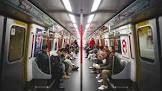
#> input picture data/raw/Public transportation_7.jpg, 162 x 91 px; its folder holds only this picture in this run
$ jupyter execute --allow-errors 02_data_preparation.ipynb
#> lines starting #> are read from the running program, lines starting #| are printed output that depends on the picture
# Data preperation

The scraped images are processed to create left-rotated, right-rotated, upside-down, negative colour and red tinted versions of the images.

### Imports

[cell 1]
import os
import pandas as pd
import matplotlib.pyplot  as plt
from PIL import Image, ImageOps, ImageEnhance
from pathlib import Path
import imagesize
import numpy as np
import random
import itertools
import random

### Resolution of the images

[cell 2]
# get the image resolution of all the images in the raw folder
raw_folder = Path("../data/raw")
image_resolutions = []
for image_path in raw_folder.glob("*.jpg"):
    with Image.open(image_path) as image:
#> image is the input picture: PIL image 162x91 RGB; mean R, G, B 101.6, 95.2, 90.1
        width, height = image.size
#> width = 162; height = 91
        image_resolutions.append((width, height))

# convert the list of tuples to a pandas dataframe
df = pd.DataFrame(image_resolutions, columns=["width", "height"])
#> df = table of 1 rows and 2 columns

# plot the resolution of the images as a scatter plot
plt.scatter(df["width"], df["height"])
plt.xlabel("Width")
plt.ylabel("Height")
plt.title("Resolution of the images in the dataset")
plt.show()
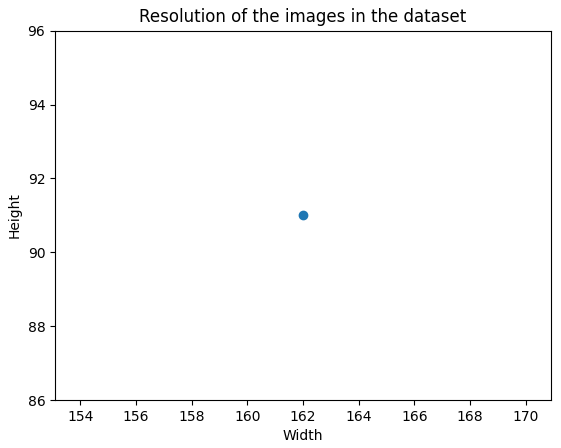
#> figure drawn by matplotlib, 1 panel

Based on the scatter , it appears that the majority of the images have a width of around 160 pixels and a height of around 140 pixels. There is a notable concentration of points at these dimensions, which suggests that many of the images have similar or identical resolutions. For the further course of the project, a size of 128x128 is selected for the images.

### Image preparation

The images are now processed and then stored in the ‘processed’ folder. Labels are also created for the images and saved in a CSV.

[cell 3]
from pathlib import Path
import os
from PIL import Image, ImageOps
import pandas as pd
import random

# Input- und Output-Ordner
input_folder = Path("../data/raw")
output_folder = Path("../data/processed")
os.makedirs(output_folder, exist_ok=True)

# List for image labels
image_labels = []

# transformations
transformations = [
    ('original', lambda x: x),
    ('rotated_left', lambda x: x.rotate(90, expand=True)),
    ('rotated_right', lambda x: x.rotate(-90, expand=True)),
    ('upside_down', lambda x: x.rotate(180, expand=True)),
    ('negative', lambda x: ImageOps.invert(x.convert("RGB"))),
    ('red_tint', lambda x: Image.merge('RGB', (
        x.split()[0].point(lambda i: i * random.uniform(1.5, 2.0)),
        x.split()[1].point(lambda i: i * random.uniform(0.5, 0.8)),
        x.split()[2].point(lambda i: i * random.uniform(0.5, 0.8))
    )))
]

# Tranformationnames
transformation_names = [t[0] for t in transformations]

# valid and additional combinations
valid_combinations = [
    ('original', []),
    ('rotated_left', [1]),
    ('rotated_right', [2]),
    ('upside_down', [3]),
    ('negative', [4]),
    ('red_tint', [5]),
]

additional_combinations = [
    ('negative_rotated_left', [1, 4]),
    ('negative_rotated_right', [2, 4]),
    ('negative_upside_down', [3, 4]),
    ('red_tint_rotated_left', [1, 5]),
    ('red_tint_rotated_right', [2, 5]),
    ('red_tint_upside_down', [3, 5]),
]

def save_image(image, transformation, filename, counter):
    # secure that the image is in RGB mode
    if image.mode != 'RGB':
        image = image.convert('RGB')
    save_path = output_folder / f"{filename.stem}_{transformation}_{counter}{filename.suffix}"
    image.save(save_path)
    return save_path.name

def apply_transformations(image_path, counter):
#> called with counter = 0
    with Image.open(image_path) as img:
        # change the image resolution to 128x128
        img = img.resize((128, 128))
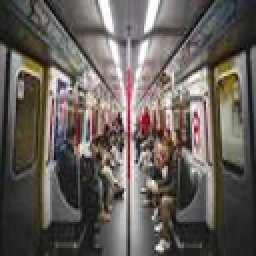
#> img: PIL image 128x128 RGB (shown 2 times larger); mean R, G, B 101.6, 95.2, 90.1
        # secure that the image is in RGB mode
        if img.mode != 'RGB':
            img = img.convert('RGB')
        filename = image_path.name

        # normal combinations of transformations
        for combo_name, combo_indices in valid_combinations:
            transformed_img = img
            label = [0] * len(transformations)
            if combo_name == 'original':
                label[0] = 1  # 'original' marked as 1
            else:
                for i in combo_indices:
                    transformed_img = transformations[i][1](transformed_img)
                    label[i] = 1

            save_name = save_image(transformed_img, combo_name, image_path, counter)
            image_labels.append([save_name] + label)
#> this loop made 6 passes
#> save_name on passes 1, 5, 6: 'Public transportation_7_original_0.jpg', 'Public transportation_7_negative_0.jpg', 'Public transportation_7_red_tint_0.jpg'
#> pass 2, in save_image (call 2), `image.save(save_path)`:
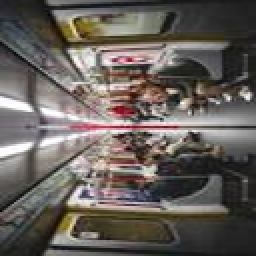
#> saved as Public transportation_7_rotated_left_0.jpg: PIL image 128x128 RGB (shown 2 times larger); mean R, G, B 101.6, 95.2, 90.1
#> after the loop:
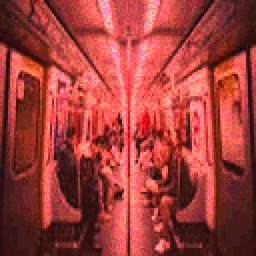
#> transformed_img: PIL image 128x128 RGB (shown 2 times larger); mean R, G, B 161.4, 62.1, 57.7
#> after the loop, image_labels = 6 items

        # ciclic combinations of transformations
        index = counter % 4
        if index == 1:
            chosen_combinations = [additional_combinations[0], additional_combinations[3]]
        elif index == 2:
            chosen_combinations = [additional_combinations[1], additional_combinations[4]]
        elif index == 3:
            chosen_combinations = [additional_combinations[2], additional_combinations[5]]
        else:
            chosen_combinations = []

        for combo_name, combo_indices in chosen_combinations:
            transformed_img = img
            label = [0] * len(transformations)
            for i in combo_indices:
                transformed_img = transformations[i][1](transformed_img)
                label[i] = 1

            save_name = save_image(transformed_img, combo_name, image_path, counter)
            image_labels.append([save_name] + label)

counter = 0
for image_path in input_folder.glob("*.jpg"):
    apply_transformations(image_path, counter)
    counter += 1

# convert the list of image labels to a pandas dataframe
columns = ["filename"] + transformation_names
labels_df = pd.DataFrame(image_labels, columns=columns)
#> labels_df = table of 6 rows and 7 columns
labels_df.to_csv(output_folder / "labels.csv", index=False)
print(labels_df.head())
#> (printed output is left out)

[cell 4]
# plot 25 images from the processed folder in a 5x5 grid with their labels which are in the csv file in the processed folder
processed_folder = Path("../data/processed")
image_paths = list(processed_folder.glob("*.jpg"))
#> (the rest of this cell did not finish here and is left out)

[cell 5]
# plot the distribution of the labels in the csv file in the processed folder. An image can have multiple labels
label_counts = labels_df.iloc[:, 1:].sum()

plt.figure(figsize=(10, 6))
label_counts.plot(kind='bar')
plt.title('Distribution of transformations')
plt.xlabel('Transformation')
plt.ylabel('Count')
plt.xticks(rotation=45)
plt.tight_layout()
plt.show()
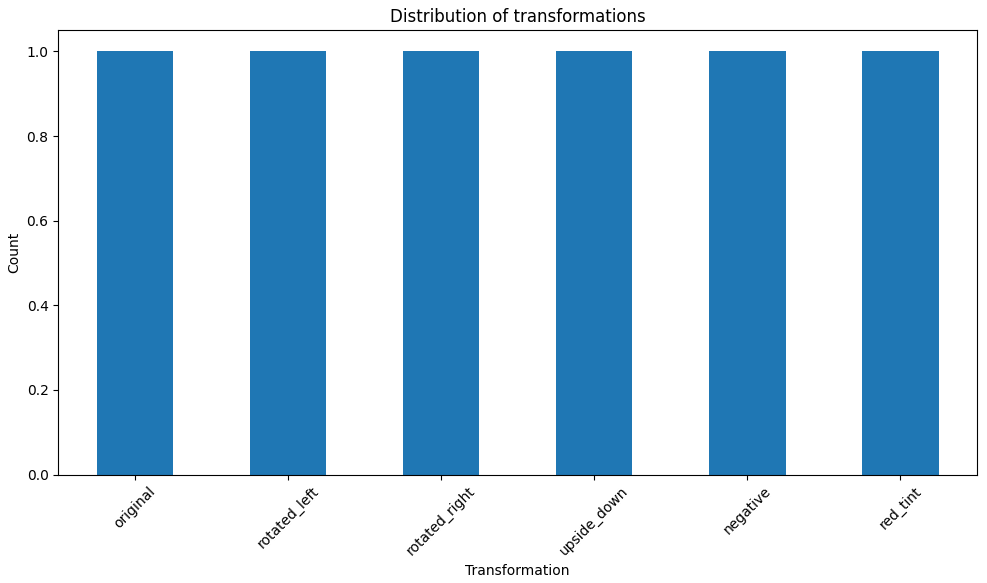
#> figure drawn by matplotlib, 1 panel

$ run again, on data/raw/band_12.jpg
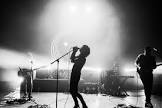
#> input picture data/raw/band_12.jpg, 162 x 108 px
#> image is the input picture: PIL image 162x108 RGB; min 0, max 255, mean 128.5
#> in apply_transformations, `img = img.resize((128, 128))`:
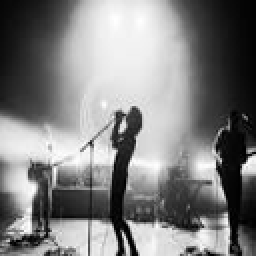
#> img: PIL image 128x128 RGB (shown 2 times larger); min 0, max 255, mean 128.5
#> the loop in apply_transformations, `for combo_name, combo_indices in valid_combinations:` made 6 passes
#> save_name on passes 1 to 6: 'band_12_original_0.jpg', 'band_12_rotated_left_0.jpg', 'band_12_rotated_right_0.jpg', 'band_12_upside_down_0.jpg', 'band_12_negative_0.jpg', 'band_12_red_tint_0.jpg'
#> after the loop in apply_transformations, `for combo_name, combo_indices in valid_combinations:`:
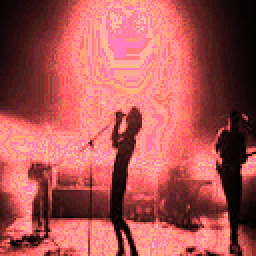
#> transformed_img: PIL image 128x128 RGB (shown 2 times larger); mean R, G, B 172.7, 84.2, 82.6
#> after the loop in apply_transformations, `for combo_name, combo_indices in valid_combinations:`: image_labels = 6 items
#> labels_df = table of 6 rows and 7 columns
#> (printed output is left out)
